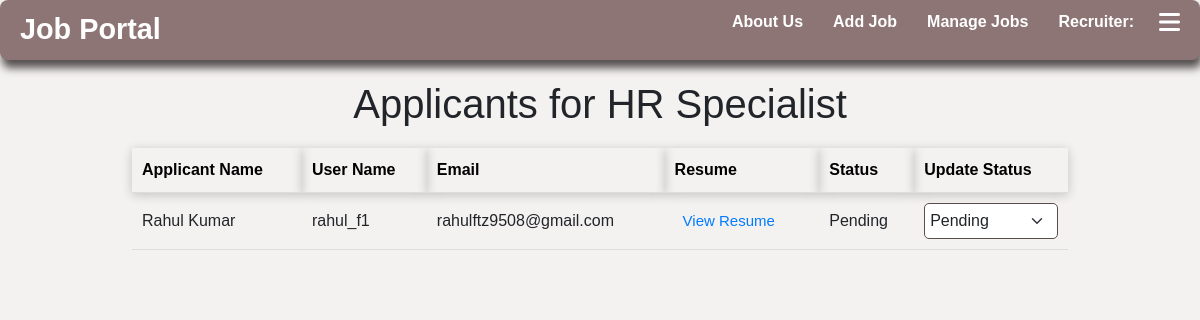
Before: /job/9/applicants/ with the older database file.
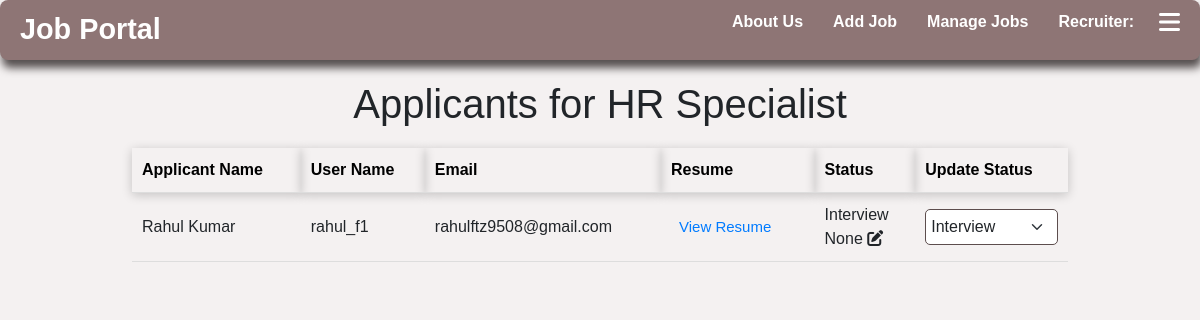
After: the same page with the newer database file.
### Applicant/models.py (models this page shows, shortened)
class Application(models.Model):
    STATUS_CHOICES = [
        ('review', 'Review'),
        ('Pending','Pending'),
        ('interview', 'Interview'),
        ('accepted', 'Accepted'),
        ('rejected', 'Rejected'),
    ]
    job = models.ForeignKey(Job, on_delete=models.CASCADE)
    applicant = models.ForeignKey(Applicant, on_delete=models.CASCADE)
    applied_at = models.DateTimeField(auto_now_add=True)
    status = models.CharField(max_length=10, choices=STATUS_CHOICES, default='review')
    interview_time = models.DateTimeField(null=True, blank=True)

class Applicant(models.Model):
    name = models.CharField(max_length=100,null=True, blank=True)
    user = models.OneToOneField(User, on_delete=models.CASCADE, null=True, blank=True)
    username = models.CharField(max_length=150, unique=True)
    email = models.EmailField()
    password = models.CharField(max_length=128, null=True, blank=True)

### job_app/views.py (the view, shortened to what this page needs)
# urls.py: path('job/<int:job_id>/applicants/', job_applicants, name='job_applicants'),
def job_applicants(request, job_id):
    job = get_object_or_404(Job, id=job_id)
    applications = Application.objects.filter(job_id=job_id)
    return render(request, 'job_applicants.html', {
        'job': job,
        'applications': applications,
    })

### Applicant/context_processors.py (called while the page is built, shortened)
def applicant_context(request):
    applicant = None
    has_resume = False
    applied_jobs_count = 0
    saved_jobs_count = 0  # New variable for saved jobs count
    applicant_id = request.session.get('applicant_id')
    return {
        'applicant': applicant,
        'has_resume': has_resume,
        'applied_jobs_count': applied_jobs_count,
        'saved_jobs_count': saved_jobs_count,  # Include saved jobs count in context
    }

### job_app/context_processors.py (called while the page is built)
def recruiter_context(request):
    if request.user.is_authenticated:
        jobs = Job.objects.filter(user=request.user).order_by('-created_at')
    else:
        jobs = Job.objects.none()
    return {
        'recruiter_jobs': jobs,
        'is_recruiter': request.user.is_authenticated,
    }

### job_app/templates/job_applicants.html (shortened to what this page needs)
{% extends "header_main.html" %}
{% block body %}
<html lang="en">
<head>
    <link href="https://cdnjs.cloudflare.com/ajax/libs/bootstrap/5.3.0/css/bootstrap.min.css" rel="stylesheet">
    <link rel="stylesheet" href="https://cdnjs.cloudflare.com/ajax/libs/font-awesome/6.0.0-beta3/css/all.min.css">
</head>
<body>
<div class="container">
    <h1>Applicants for {{ job.title }}</h1>
    <table>
        <thead>
            <tr>
                <th>Applicant Name</th>
                <th>User Name</th>
                <th>Email</th>
                <th>Resume</th>
                <th>Status</th>
                <th>Update Status</th>
            </tr>
        </thead>
        <tbody>
            {% for application in applications %}
                <tr>
                    <td>
                        {{ application.applicant.name }}
                    </td>
                    <td>{{ application.applicant.username }}</td>
                    <td>{{ application.applicant.email }}</td>
                    <td>
                        <a href="{{ application.applicant.resume_set.first.resume_file.url }}">View Resume</a>
                    </td>
                    <td>
                        {{ application.get_status_display }}<br>
                        {% if application.status == 'interview' %}
                            {{ application.interview_time }}
                            <i class="fas fa-edit icon" onclick="showScheduleForm({{ application.id }})"></i>
                        {% endif %}
                    </td>
                    <td>
                        <form method="post" action="{% url 'job_applicants' job.id %}">
                            <select name="status" class="form-select" onchange="this.form.submit()">
                                {% for key, value in application.STATUS_CHOICES %}
                                    <option value="{{ key }}" {% if application.status == key %}selected{% endif %}>{{ value }}</option>
                                {% endfor %}
                            </select>
                        </form>
                    </td>
                </tr>
            {% empty %}
                <tr>
                    <td colspan="6">No applicants yet.</td>
                </tr>
            {% endfor %}
        </tbody>
    </table>
</div>
{% endblock %}

Changed rows visible on the page:
changed Application "Rahul Kumar": status "Pending" → "Interview"; interview_time (not shown) → "None"
